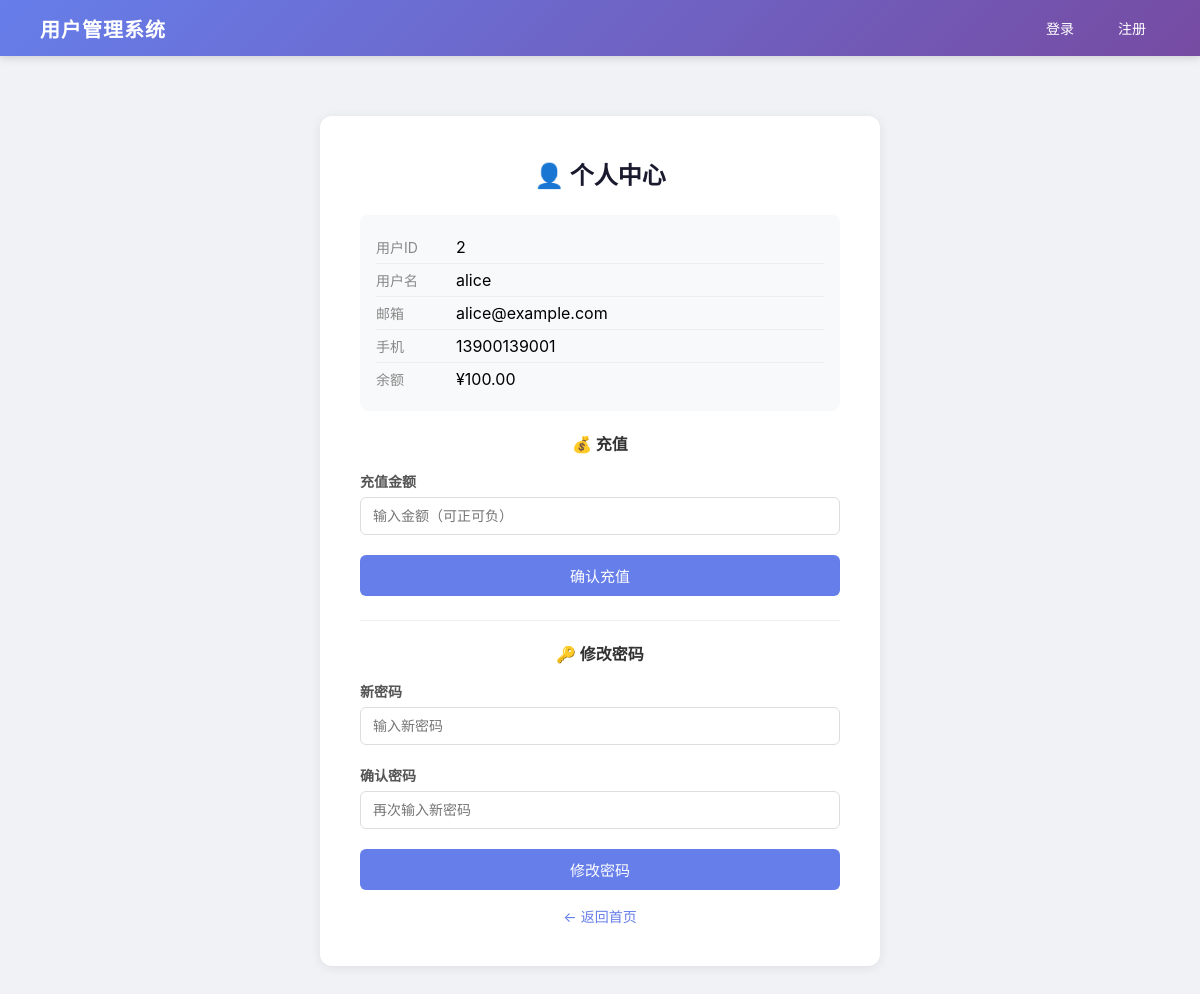
The app's page /profile?user_id=2 with its own data.
### tables this page shows
CREATE TABLE users (
            id INTEGER PRIMARY KEY AUTOINCREMENT,
            username TEXT NOT NULL UNIQUE,
            password_hash TEXT NOT NULL,
            role TEXT NOT NULL DEFAULT 'user',
            email TEXT DEFAULT '',
            phone TEXT DEFAULT '',
            balance REAL DEFAULT 0.0,
            created_at TIMESTAMP DEFAULT CURRENT_TIMESTAMP
        );

### app.py (the view)
@app.route('/profile')
def profile():
    user_id = request.args.get('user_id', type=int)
    if not user_id:
        flash('请指定用户ID', 'error')
        return redirect(url_for('index'))
    conn = get_db()
    c = conn.cursor()
    c.execute("SELECT id, username, email, phone, balance FROM users WHERE id = ?", (user_id,))
    user = c.fetchone()
    conn.close()
    if not user:
        flash('用户不存在', 'error')
        return redirect(url_for('index'))
    return render_template('profile.html', user=dict(user))

### app.py (called while the page is built)
def get_db():
    conn = sqlite3.connect('data/users.db')
    conn.row_factory = sqlite3.Row
    return conn

@app.after_request
def add_security_headers(response):
    response.headers['X-Content-Type-Options'] = 'nosniff'
    response.headers['X-Frame-Options'] = 'DENY'
    response.headers['Referrer-Policy'] = 'strict-origin-when-cross-origin'
    return response

### templates/profile.html (shortened to what this page needs)
{% extends "base.html" %}
{% block content %}
    <div class="card">
        <h2 class="card-title">👤 个人中心</h2>
        <div class="info">
            <div class="info-row"><span class="info-label">用户ID</span><span>{{ user.id }}</span></div>
            <div class="info-row"><span class="info-label">用户名</span><span>{{ user.username }}</span></div>
            <div class="info-row"><span class="info-label">邮箱</span><span>{{ user.email or '未设置' }}</span></div>
            <div class="info-row"><span class="info-label">手机</span><span>{{ user.phone or '未设置' }}</span></div>
            <div class="info-row"><span class="info-label">余额</span><span>¥{{ '%.2f'|format(user.balance) }}</span></div>
        </div>
        <h3 style="margin-bottom:16px;font-size:16px;color:#333;text-align:center;">💰 充值</h3>
        <form method="POST" action="/recharge">
            <div class="form-group">
                <label for="amount">充值金额</label>
                <input type="number" id="amount" name="amount" step="0.01" placeholder="输入金额（可正可负）" required>
            </div>
            <button type="submit" class="btn btn-primary">确认充值</button>
        </form>
        <div style="margin-top:24px;padding-top:20px;border-top:1px solid #eee;">
            <h3 style="margin-bottom:16px;font-size:16px;color:#333;text-align:center;">🔑 修改密码</h3>
            <form method="POST" action="/change-password">
                <div class="form-group">
                    <label for="new_password">新密码</label>
                    <input type="password" id="new_password" name="new_password" placeholder="输入新密码" required>
                </div>
                <div class="form-group">
                    <label for="confirm_password">确认密码</label>
                    <input type="password" id="confirm_password" placeholder="再次输入新密码" required>
                </div>
                <button type="submit" class="btn btn-primary">修改密码</button>
            </form>
        </div>
        <div style="text-align:center;margin-top:16px;">
            <a href="/" style="color:#667eea;text-decoration:none;font-size:14px;">← 返回首页</a>
        </div>
    </div>
{% endblock %}

### static/css/style.css (style rules this page uses)
* { margin:0; padding:0; box-sizing:border-box; }
body { font-family:-apple-system,BlinkMacSystemFont,"Segoe UI",Roboto,sans-serif; background:#f0f2f5; min-height:100vh; }
.card { background:#fff; border-radius:12px; box-shadow:0 2px 12px rgba(0,0,0,0.08); padding:40px; }
.card-title { font-size:24px; color:#1a1a2e; margin-bottom:24px; text-align:center; }
.info { background:#f8f9fa; padding:16px; border-radius:8px; margin-bottom:20px; }
.info-row { display:flex; padding:6px 0; border-bottom:1px solid #eee; }
.info-row:last-child { border-bottom:none; }
.info-label { width:80px; color:#888; font-size:14px; flex-shrink:0; }
.form-group { margin-bottom:20px; }
.form-group label { display:block; margin-bottom:6px; color:#555; font-size:14px; font-weight:600; }
.form-group input { width:100%; padding:10px 12px; border:1.5px solid #ddd; border-radius:6px; font-size:14px; transition:border-color 0.2s; }
.btn { display:inline-block; padding:10px 24px; border:none; border-radius:6px; font-size:15px; cursor:pointer; text-decoration:none; text-align:center; transition:background 0.2s; }
.btn-primary { width:100%; background:#667eea; color:#fff; }

### records on screen
users: id "2", username "alice", email "alice@example.com", phone "13900139001", balance "100.00"
